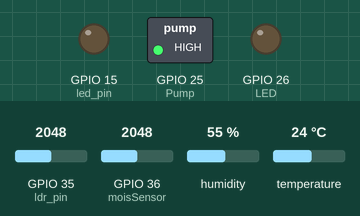
A sketch run on a simulated ESP32. Parts: switched loads named in the sketch (green lamp = pin HIGH), output pins drawn as LEDs (lit = HIGH). Inputs (shaded band) come from the test bench; at power-on: GPIO 35 (ldr_pin) = 2048, GPIO 36 (moisSensor) = 2048, humidity 55 %, temperature 24 °C. WiFi joins after 1.5 s; servers stay silent unless stated; the local clock reads 2024-03-15 10:24:30 at power-on unless the sketch sets it; what the sketch prints to the serial monitor is not drawn.

Above: at 5.0 s.
5.1 s: GPIO 35 (ldr_pin) set to 1927
At 6.7 s:
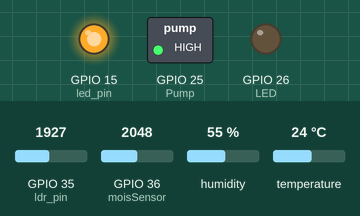
9.3 s: GPIO 35 (ldr_pin) set to 2040
At 11.1 s:
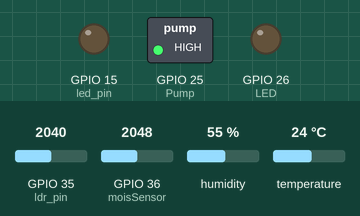
13.3 s: GPIO 35 (ldr_pin) set to 1960
At 14.2 s:
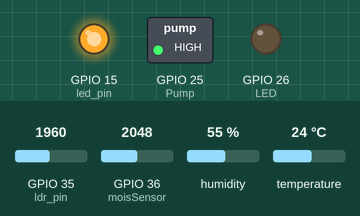
15.3 s: GPIO 35 (ldr_pin) set to 2866
At 16.4 s:
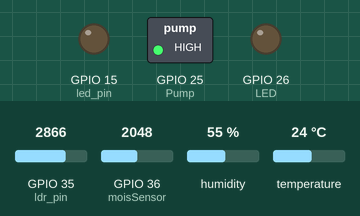
Timing chart, 0 to 18.3 s (numbered marks = the images above; inputs shaded):
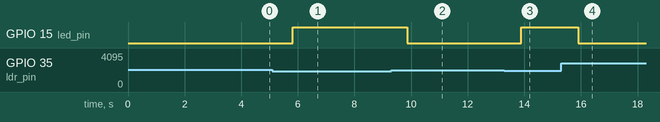

The sketch:

Smart_TreeCare.ino
```cpp
#include <WiFi.h>
#include <WiFiClient.h>
#include <BlynkSimpleEsp32.h>
#include <TridentTD_LineNotify.h>
#include "DHT.h"
//เวลา
#include "time.h"

#define LINE_TOKEN "kbsprXYO2C4Se3iBBuPeyaReQuJkcXEwhuFOa6QOmmX"
BlynkTimer timer;
int pinValue;
#define BLYNK_PRINT Serial
#define Pump A18
#define DHTPIN 4
#define DHTTYPE DHT22   // DHT 22  (AM2302), AM2321
DHT dht(DHTPIN, DHTTYPE);
float h;
float t;
#define moisSensor A0
#define LED A19
#define ON LOW
#define OFF HIGH
const byte ldr_pin = A7;
const int led_pin = A13;
int lightValue;
const int threshold = 2000;

WidgetLCD switch1(V1);

void myTimerEvent() {
  Blynk.virtualWrite(V2, analogRead(moisSensor));
  Blynk.virtualWrite(V3, h);
  Blynk.virtualWrite(V4, t);
  Blynk.virtualWrite(V5, lightValue);

}


char auth[] = "rwVU-f49W0PcTt9QsNkjmqZDNarYTrbK";
char WIFI_SSID[] = "Cake";
char WIFI_PASSWORD[] = "21248877";

int temp;
int value;
//เวลา
const char* ntpServer = "pool.ntp.org";
const long  gmtOffset_sec = 25200;
const int   daylightOffset_sec = 0;
bool flag = true;

char timeHour[10];
String timenow;
String morning;
String evening;

void printLocalTime()
{
  struct tm timeinfo;
  if (!getLocalTime(&timeinfo)) {
    Serial.println("Failed to obtain time");
    return;
  }
  Serial.println(&timeinfo, "%A, %B %d %Y %H:%M:%S");
  strftime(timeHour, 10, "%R", &timeinfo);
}


void setup() {

  Serial.begin(115200);
  dht.begin();
  Serial.println(LINE.getVersion());
  LINE.setToken(LINE_TOKEN);
  pinMode(ldr_pin, INPUT);
  pinMode(led_pin, OUTPUT);

  pinMode(LED, OUTPUT);
  pinMode(Pump, OUTPUT);
  digitalWrite(Pump, OFF);
  pinMode(moisSensor, INPUT);

  //https://www.praphas.com/forum/index.php?topic=341.0https://www.praphas.com/forum/index.php?topic=341.0https://www.praphas.com/forum/index.php?topic=341.0
  timer.setInterval(1000L, myTimerEvent);

  //analogReadResolution(12);

  Blynk.begin(auth, WIFI_SSID, WIFI_PASSWORD, "blynk.iot-cm.com", 8080);
  //connect to WiFi
  WiFi.begin(WIFI_SSID, WIFI_PASSWORD);
  Serial.printf("WiFi connecting to %s\n",  WIFI_SSID);
  while (WiFi.status() != WL_CONNECTED) {
    Serial.print(".");
    delay(400);
  }
  Serial.println("CONNECTED");
  //init and get the time
  configTime(gmtOffset_sec, daylightOffset_sec, ntpServer);
  //disconnect WiFi as it's no longer needed
  //WiFi.disconnect(true);
  //WiFi.mode(WIFI_OFF);
  Serial.printf("\nWiFi connected\nIP : ");
  Serial.println(WiFi.localIP());
  delay(2000);

}


void loop() {
  Blynk.run();
  timer.run();
  //วัดอุณหภูมิและความชื้นในอากาศ
  float newh = dht.readHumidity();
  float newt = dht.readTemperature();
  h = newh;
  t = newt;
  Serial.print(F("ความชื้นในอากาศ : "));
  Serial.print(h);
  Serial.print(F("% อุณหภูมิ : "));
  Serial.println(t);

  //วัดค่าความชื้นในดิน
  value = analogRead(moisSensor);
  Serial.print("ความชื้นในดิน = ");
  Serial.println(value);
  if (pinValue == 1) {
    if (value >= 4095) {
      digitalWrite(Pump, ON);
      Serial.println("Pump ON");
    }
    else {
      LINE.notify("น้องมอสได้รับน้ำเพียงพอแล้วจ้า");
      digitalWrite(Pump, OFF);
      Serial.println("Pump OFF");
      switch1.clear();
      pinValue = 0;
      Serial.print("V1 Slider value is: ");
      Serial.println(pinValue);
    }
  }
  else {
    digitalWrite(Pump, OFF);
    Serial.println("Pump OFF");
  }

  //Line notify
  printLocalTime();
  timenow = timeHour;
  morning = "13:23";
  evening = "13:25";

  //เช็คค่าตอนเช้า
  Serial.println(flag);
  if (timenow == morning) {
    while (flag == true) {
      LINE.notify("สวัสดีตอนเช้า");
      if (value >= 4095) {
        LINE.notifySticker("ได้เวลารดน้ำแล้ว", 789, 10874);
      } else {
        LINE.notify("เช้านี้ยังไม่ต้องรดน้ำ น้องมอสได้รับน้ำเพียงพอแล้วจ้า");
      }
      Serial.println("LINE notify success");
      delay(500);
      flag = false;
    }
  }


  //เช็คค่าตอนเย็น
  if (timenow == evening) {
    while (flag == false) {
      LINE.notify("สวัสดีตอนเย็น");
      if (value >= 4095) {
        LINE.notifySticker("ได้เวลารดน้ำแล้ว", 789, 10874);
      } else {
        LINE.notify("เย็นนี้ไม่ต้องรดน้ำแล้ว น้องมอสได้รับน้ำเพียงพอแล้วจ้า");
      }
      Serial.println("LINE notify success.");
      delay(500);
      flag = true;
    }
  }

  delay(2000);

  //วัดค่าความเข้มแสง
  lightValue = analogRead(ldr_pin);
  Serial.print("ความเข้มแสง = ");
  Serial.println(lightValue);
  if (lightValue > threshold ) {
    digitalWrite(led_pin, LOW);
    Serial.println("LED ON");
  }
  else {
    digitalWrite(led_pin, HIGH);
    Serial.println("LED OFF");
  }
}

BLYNK_WRITE(V1) {
  pinValue = param.asInt();
  Serial.print("V1 Slider value is: ");
  Serial.println(pinValue);
  if (pinValue == 1) {
    if (value >= 4095) {
      digitalWrite(Pump, ON);
      Serial.println("Pump ON ...");
    } else {
      LINE.notify("ไม่ต้องรดน้ำ น้องมอสได้รับน้ำเพียงพอแล้วจ้า");
      digitalWrite(Pump, OFF);
      Serial.println("Pump OFF");
      switch1.clear();
      pinValue = 0;
    }
  }
  else {
    digitalWrite(Pump, OFF);
    switch1.clear();
  }
}
```

Measured:
- the behaviour switches between 2001 and 2000 on GPIO 35 (ldr_pin) (found by bisection; images 0 and 1)
- after the input at 5.1 s, GPIO 15 (led_pin): LOW → HIGH after 0.72 s
- after the input at 9.3 s, GPIO 15 (led_pin): HIGH → LOW after 0.56 s
- after the input at 13.3 s, GPIO 15 (led_pin): LOW → HIGH after 0.59 s
- after the input at 15.3 s, GPIO 15 (led_pin): HIGH → LOW after 0.61 s
